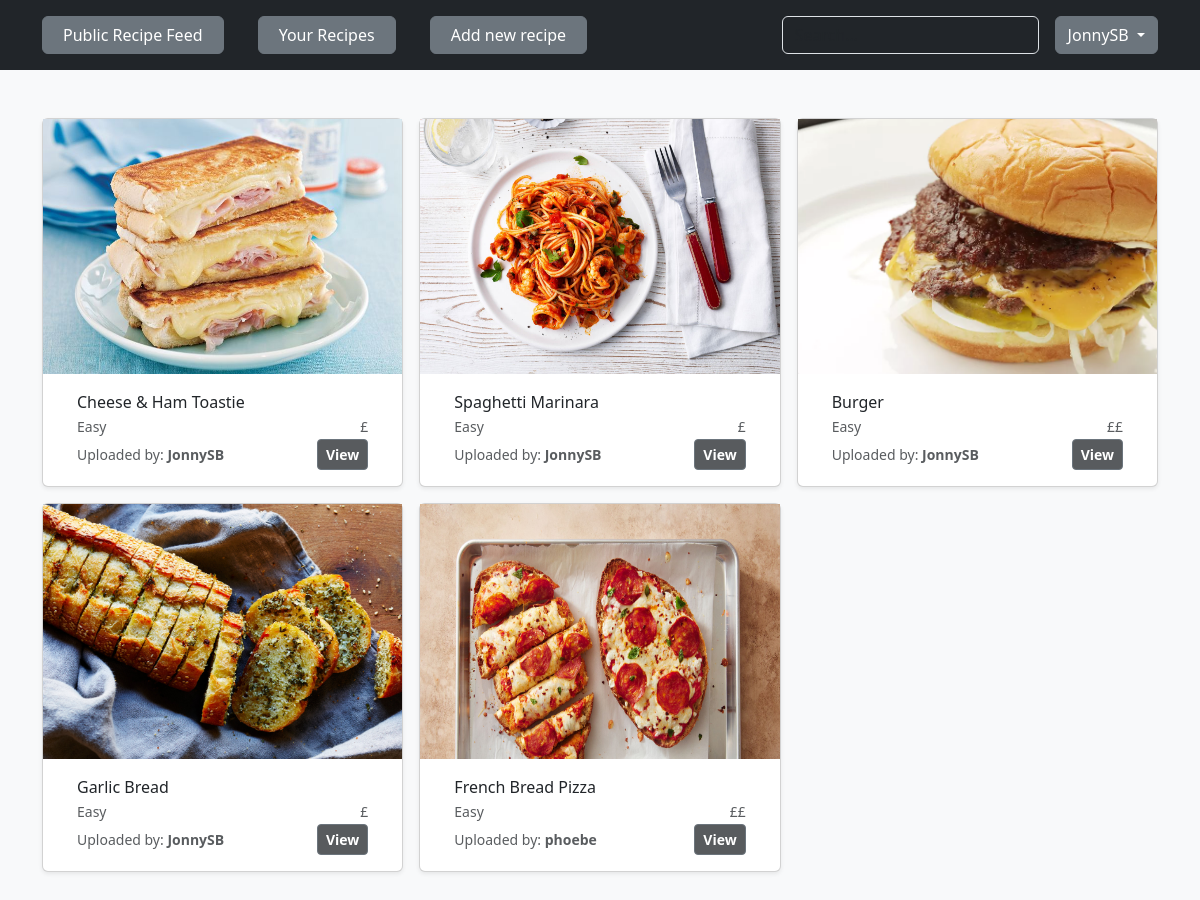
/recipes/ (signed in), run on the app's committed database.
### recipes/models.py (models this page shows, shortened)
class Recipe(models.Model):
    recipe_name = models.CharField(max_length=200)
    recipe_image = models.ImageField(upload_to=recipe_image_file_path)
    MEAL_TIME_CHOICES = [
        ('b', 'Breakfast'),
        ('l', 'Lunch'),
        ('d', 'Dinner'),
        ('s', 'Snack'),
    ]
    meal_time = models.CharField(
        max_length=1, choices=MEAL_TIME_CHOICES, default='b')
    ingredients = models.ManyToManyField('Ingredient')
    COST_CHOICES = [
        ('1', '£'),
        ('2', '££'),
        ('3', '£££'),
        ('4', '££££'),
    ]
    cost = models.CharField(max_length=1, choices=COST_CHOICES, default='1')
    instructions = models.TextField(max_length=800)
    DIFFICULTY_CHOICES = [
        ('e', 'Easy'),
        ('m', 'Medium'),
        ('d', 'Difficult'),
        ('p', 'Pro'),
    ]
    difficulty_level = models.CharField(max_length=1,
                                        choices=DIFFICULTY_CHOICES,
                                        default='e')
    tags = models.ManyToManyField('Tag')
    recipe_author = models.ForeignKey(User, on_delete=models.CASCADE)
    uploaded_date = models.DateField(auto_now_add=True)
    VISIBILITY_CHOICES = [
        ('pu', 'Public'),
        ('pr', 'Private'),
    ]
    visibility = models.CharField(
        max_length=2, choices=VISIBILITY_CHOICES, default='pu')

### recipes/views.py (the view)
# urls.py: path('', views.index, name='home'),
def index(request):
    all_recipes = Recipe.objects.exclude(visibility__exact='pr').all()
    context = {'recipes': all_recipes}
    return render(request, 'recipes/index.html', context=context)

### recipes/templates/recipes/index.html (shortened to what this page needs)
{% extends 'base.html' %}
{% block  content %}
<div class="album py-5 bg-body-tertiary">
    <div class="container">
        <div class="row row-cols-1 row-cols-sm-2 row-cols-md-3 g-3">
            {% for recipe in recipes %}
            <div class="col">
                <div class="card shadow-sm">
                    <img src="{{recipe.recipe_image.url}}" width="100%" height="255" object-fit="cover">
                    <div class="card-body increase_card_text_padding">
                        <p class="card-text reduce_bottom_margin">{{recipe.recipe_name}}</p>
                        <div class="d-flex justify-content-between align-items-center" style="font-size: 14px;">
                            <p class="text-body-secondary reduce_bottom_margin">{{recipe.get_difficulty_level_display}}</p>
                            <p class="text-body-secondary reduce_bottom_margin">{{recipe.get_cost_display}}</p>
                        </div>
                        <div class="d-flex justify-content-between align-items-center">
                            <small class="text-body-secondary">Uploaded by: <span class="recipe-card-author">{{recipe.recipe_author}}</span></small>
                            <div class="btn-group">
                                <button type="button" class="btn btn-sm btn-outline-secondary view-recipe-btn">
                                    <a href="{% url 'recipe_detail' recipe.pk %}" class="view-recipe-text">
                                        View
                                    </a>
                                </button>
                            </div>
                        </div>
                    </div>
                </div>
            </div>
            {% endfor %}
        </div>
    </div>
</div>
{% endblock  %}

### templates/nav_bar.html (shortened to what this page needs)
<header class="p-3 text-bg-dark">
  <div class="container">
    <div
      class="d-flex flex-wrap align-items-center justify-content-center justify-content-lg-start"
    >
      {% if user.is_authenticated %}
      <ul class="col-12 col-lg-auto me-lg-auto mb-md-0 nav-bar-options">
        <button type="button" class="btn btn-secondary nav-button-options">
          <a
            href="{% url 'home' %}"
            class="nav-link px-2 text-white nav-bar-options"
            >Public Recipe Feed</a
          >
        </button>
        <button type="button" class="btn btn-secondary nav-button-options">
          <a
            href="{% url 'private_feed' %}"
            class="nav-link px-2 text-white nav-bar-options"
            >Your Recipes</a
          >
        </button>
        <button type="button" class="btn btn-secondary nav-button-options">
          <a
            href="{% url 'add_recipe' %}"
            class="nav-link px-2 text-white nav-bar-options"
            >Add new recipe</a
          >
        </button>
      </ul>
      <form class="col-12 col-lg-auto mb-3 mb-lg-0 me-lg-3" role="search">
        <input
          type="search"
          class="form-control form-control-dark text-bg-dark"
          placeholder="Search..."
          aria-label="Search"
        />
      </form>
      <div class="dropdown">
        <button
          class="btn btn-secondary dropdown-toggle"
          type="button"
          data-bs-toggle="dropdown"
          aria-expanded="false"
        >
          {{user}}
        </button>
      </div>
      {% endif %}
    </div>
  </div>
</header>

### static/css_styles/styles.css (style rules this page uses)
.nav-bar-options { padding-left: 0px; }
.nav-button-options { margin-right: 30px; }
.recipe-card-author { font-weight: 600; }
.reduce_bottom_margin { margin-bottom: 2px; }
.increase_card_text_padding { padding-left: 34px; padding-right: 34px; }
.view-recipe-btn { background-color: rgba(33, 37, 41, 0.75); }
.view-recipe-text { font-weight: 600; color: white; text-decoration: none; }

### data on the page
Recipe: recipe_image (picture), recipe_name "Cheese & Ham Toastie", difficulty_level "Easy", cost "£", recipe_author "JonnySB"
Recipe: recipe_image (picture), recipe_name "Spaghetti Marinara", difficulty_level "Easy", cost "£", recipe_author "JonnySB"
Recipe: recipe_image (picture), recipe_name "Burger", difficulty_level "Easy", cost "££", recipe_author "JonnySB"
Recipe: recipe_image (picture), recipe_name "Garlic Bread", difficulty_level "Easy", cost "£", recipe_author "JonnySB"
Recipe: recipe_image (picture), recipe_name "French Bread Pizza", difficulty_level "Easy", cost "££", recipe_author "phoebe"

### other printed values
{{ user }} "JonnySB"
